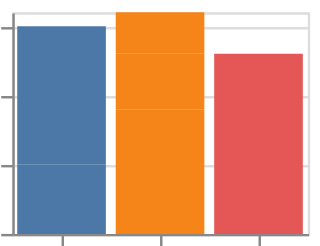

Here is the Vega-Lite specification saved for this chart:
### Vega-Lite specification from a JSON file in a GitHub repository (floating-point values rounded to 4 significant figures)
{"$schema": "https://vega.github.io/schema/vega-lite/v6.json", "padding": 5, "autosize": "none", "data": {"name": "table", "values": [{"c": "A", "g": "p", "x": 1, "y": 2, "v": 5, "t": "2024-01-15", "o": {"v": 3}, "IMDB Rating": 6.1, "d": "x1"}, {"c": "B", "g": "q", "x": 2, "y": 4, "v": 9, "t": "2024-02-20", "o": {"v": 7}, "IMDB Rating": 7.4, "d": "x2"}, {"c": "A", "g": "q", "x": 3, "y": 3, "v": 2, "t": "2024-03-05", "o": {"v": 1}, "IMDB Rating": 5.2, "d": "x1"}, {"c": "C", "g": "p", "x": 4, "y": 6, "v": 7, "t": "2024-05-30", "o": {"v": 4}, "IMDB Rating": 8.8, "d": "x3"}, {"c": "B", "g": "p", "x": 5, "y": 5, "v": 4, "t": "2024-07-11", "o": {"v": 9}, "IMDB Rating": 6.9, "d": "x2"}, {"c": "C", "g": "q", "x": 6, "y": 8, "v": 6, "t": "2024-09-02", "o": {"v": 2}, "IMDB Rating": 7.7, "d": "x3"}, {"c": "A", "g": "p", "x": 7, "y": 7, "v": 8, "t": "2024-11-25", "o": {"v": 5}, "IMDB Rating": 4.4, "d": "x1"}, {"c": "B", "g": "q", "x": 8, "y": 9, "v": 3, "t": "2024-12-31", "o": {"v": 8}, "IMDB Rating": 9.1, "d": "x2"}]}, "width": 120, "height": 90, "mark": "bar", "encoding": {"x": {"field": "c", "type": "nominal"}, "y": {"field": "v", "type": "quantitative"}, "color": {"field": "c", "type": "nominal"}}, "config": {"aria": false}}
